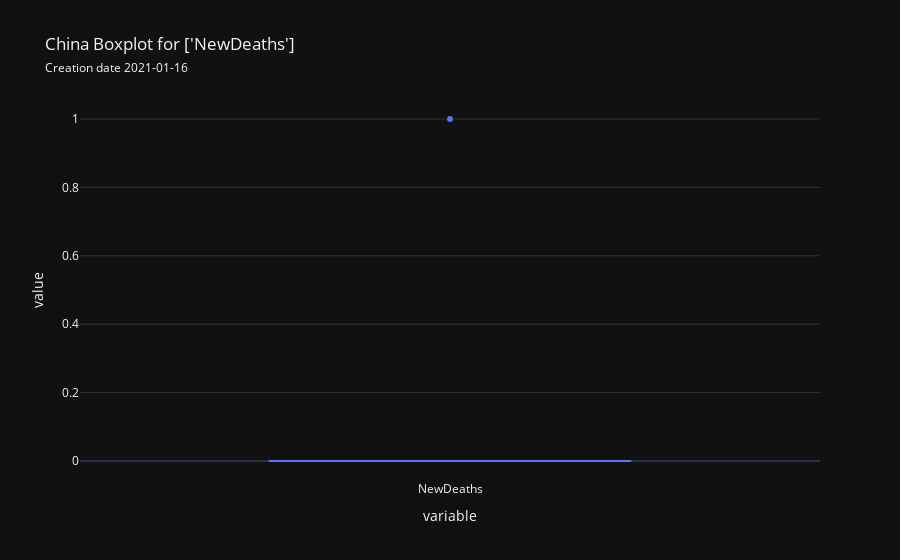

Source (notebook cell):
### Code cell
country.boxplot(['NewDeaths'], save=True)

### Figure 1 — Plotly figure (JSON) as saved in the notebook; plotly's stock layout.template omitted (floating-point values rounded to 4 significant figures; data arrays with more than 128 entries replaced by an {"elided": "..."} marker saying what was removed)
{"data": [{"alignmentgroup": "True", "hovertemplate": "variable=%{x}<br>value=%{y}<extra></extra>", "legendgroup": "", "marker": {"color": "#636efa"}, "name": "", "notched": false, "offsetgroup": "", "orientation": "v", "quartilemethod": "exclusive", "showlegend": false, "type": "box", "x": {"elided": "151 str values"}, "x0": " ", "xaxis": "x", "y": {"elided": "151 float values"}, "y0": " ", "yaxis": "y"}], "layout": {"boxmode": "group", "legend": {"tracegroupgap": 0}, "title": {"text": "China Boxplot for ['NewDeaths']<br><span style='font-size: 12px;'>Creation date 2021-01-16</span>"}, "xaxis": {"anchor": "y", "domain": [0.0, 1.0], "title": {"text": "variable"}}, "yaxis": {"anchor": "x", "domain": [0.0, 1.0], "title": {"text": "value"}}}}
